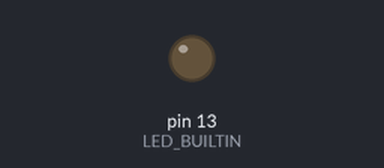
The sketch below on a simulated Arduino Uno, built with avr-gcc and run on an emulated ATmega328P. Parts: output pins drawn as LEDs (lit = HIGH). Random numbers use the default seed unless the sketch sets one; no radio packets arrive unless stated.

Above: at 7.5 s.
At 15.83 s:
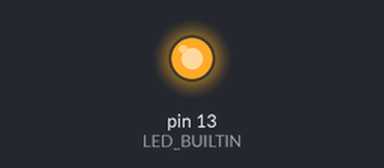
Timing chart, 0 to 21.2 s (numbered marks = the images above):
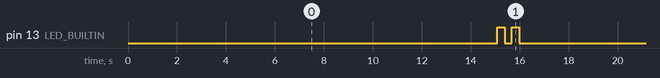

Measured:
- by itself, pin 13 (LED_BUILTIN): repeats every 16.3 s: LOW 0.30 s, HIGH 0.30 s, LOW 15.4 s, HIGH 0.30 s
- by itself, everything shown: repeats every 16.3 s, in 4 steps

The sketch:

W.ino
```cpp
#include <SPI.h>
#include <LoRa.h>

uint8_t lastRands[10];
uint8_t randCount = 0;
uint8_t randIndex = 0;

unsigned long lastReceiveTime = 0;


uint8_t number = 1; // 2 3 4 5 6
uint8_t W      = 0b0001; // 0b0010 0b0011 0b0100 0b0101 0b0110


// Funkcja wysyłająca wiadomość „ZYJE” jako heartbeat
void sendAlive() {
  uint8_t  myIDpaket = generateRandomByte();
  uint8_t  mySrc     = W;
  uint8_t  myDest    = 0b0000;

  uint8_t  myIDW1    = 0b0000;
  uint8_t  myIDW2    = 0b0000;
  uint8_t  myIDW3    = 0b0000;
  uint8_t  myIDW4    = 0b0000;
  uint8_t  myIDW5    = 0b0000;
  uint8_t  myIDW6    = 0b0000;

  uint16_t myData    = 0b0000000000000000;


  sendMessage(myIDpaket, mySrc, myDest,
              myIDW1, myIDW2, myIDW3,
              myIDW4, myIDW5, myIDW6,
              myData);

}

void BlinkLED(int count) {
  for (int i = 0; i < count; i++) {
    digitalWrite(LED_BUILTIN, HIGH); // Turn on the LED
    delay(300);                      // Wait 300 ms
    digitalWrite(LED_BUILTIN, LOW);  // Turn off the LED
    delay(300);                      // Wait 300 ms before the next blink
  }
}

void initLoRa() {
  Serial.begin(9600);

  if (!LoRa.begin(868E6)) {
    // Serial.println("LoRa init failed!");
    while (1);
  }
  // Serial.println("=== LoRa ready ===");
}

uint8_t generateRandomByte() {
  return (uint8_t)random(0, 256);
}

void sendMessage(uint8_t IDpaket,
                 uint8_t src,
                 uint8_t dest,
                 uint8_t IDW1,
                 uint8_t IDW2,
                 uint8_t IDW3,
                 uint8_t IDW4,
                 uint8_t IDW5,
                 uint8_t IDW6,
                 uint16_t Data){
  uint8_t packet[7];
  packet[0] = IDpaket;                             // 8 bit
  packet[1] = (src << 4)   | (dest & 0x0F);        // 4 bit src | 4 bit dest
  packet[2] = (IDW1 << 4)  | (IDW2 & 0x0F);        // 4 bit IDW1 | 4 bit IDW2
  packet[3] = (IDW3 << 4)  | (IDW4 & 0x0F);        // 4 bit IDW3 | 4 bit IDW4
  packet[4] = (IDW5 << 4)  | (IDW6 & 0x0F);        // 4 bit IDW5 | 4 bit IDW6
  packet[5] = (Data >> 8)  & 0xFF;                 // Data (16 bit)
  packet[6] =  Data        & 0xFF;                 // Data (16 bit)

  LoRa.beginPacket();
    LoRa.write(packet, sizeof(packet));
  LoRa.endPacket();
  BlinkLED(2);
}

bool processRand(uint8_t Rand) {
  // Serial.print("Last Rands: ");
  for (uint8_t i = 0; i < randCount; i++) {
    // Serial.print("0b");
    // Serial.print(lastRands[i], BIN);
    // Serial.print(" ");
  }
  // if (randCount == 0) Serial.print("<empty>");
  // Serial.println();

  bool duplicate = false;
  for (uint8_t i = 0; i < randCount; i++) {
    if (lastRands[i] == Rand) {
      duplicate = true;
      break;
    }
  }
  if (duplicate) {
    // Serial.print("⚠️ Duplicate Rand detected: 0b");
    // Serial.println(Rand, BIN);
  } else {
    // Serial.print("✅ No duplicate for Rand: 0b");
    // Serial.println(Rand, BIN);
  }

  lastRands[randIndex] = Rand;
  randIndex = (randIndex + 1) % 10;
  if (randCount < 10) randCount++;

  return duplicate;
}


void modifyAndResend(uint8_t packet[7], uint8_t fieldIndex, uint8_t newValue) {
  if (fieldIndex < 1 || fieldIndex > 6) return;
  newValue &= 0x0F;

  uint8_t byteIdx = 2 + (fieldIndex - 1) / 2;
  bool highNibble = (fieldIndex % 2 == 1);

  if (highNibble) {
    packet[byteIdx] = (newValue << 4) | (packet[byteIdx] & 0x0F);
  } else {
    packet[byteIdx] = (packet[byteIdx] & 0xF0) | newValue;
  }

  LoRa.beginPacket();
    LoRa.write(packet, 7);
  LoRa.endPacket();
}

void receiveMessage() {
  int packetSize = LoRa.parsePacket();
  if (packetSize <= 0) return;

  if (packetSize != 7) {
    while (LoRa.available()) {
      LoRa.read();
    }
    return;
  }

  uint8_t packet[7];
  LoRa.readBytes(packet, 7);

  for (uint8_t i = 0; i < 7; i++) {
    // Serial.print("[");
    // if (packet[i] < 0x10) Serial.print('0');
    // Serial.print(packet[i], HEX);
    // Serial.print("]");
  }
  // Serial.println();

  uint8_t IDpaket = packet[0];
  uint8_t src   = (packet[1] >> 4) & 0x0F;
  uint8_t dest  = packet[1] & 0x0F;

  uint8_t IDW1  = (packet[2] >> 4) & 0x0F;
  uint8_t IDW2  = packet[2] & 0x0F;

  uint8_t IDW3  = (packet[3] >> 4) & 0x0F;
  uint8_t IDW4  = packet[3] & 0x0F;

  uint8_t IDW5  = (packet[4] >> 4) & 0x0F;
  uint8_t IDW6  = packet[4] & 0x0F;

  uint16_t Data = ((uint16_t)packet[5] << 8) | packet[6];

  bool duplicate = processRand(IDpaket);

  if (!duplicate) {
    modifyAndResend(packet, number, W);
    // Serial.println("Resent modified packet.");
  }
}

void setup() {
  initLoRa();
  randomSeed(analogRead(A0));
  pinMode(LED_BUILTIN, OUTPUT);
  // Na starcie ustawiamy lastReceiveTime na teraz,
  // żeby po włączeniu nie wysyłać od razu ŻYJĘ
  lastReceiveTime = millis();
}

void loop() {
  receiveMessage();

  // Sprawdzamy, czy minęło ponad 15 sekund od ostatniego odbioru
  if (millis() - lastReceiveTime > 15000UL) {
    // Jeśli tak, wysyłamy wiadomość ŻYJĘ i resetujemy timer
    sendAlive();
    lastReceiveTime = millis();
  }

}
```
